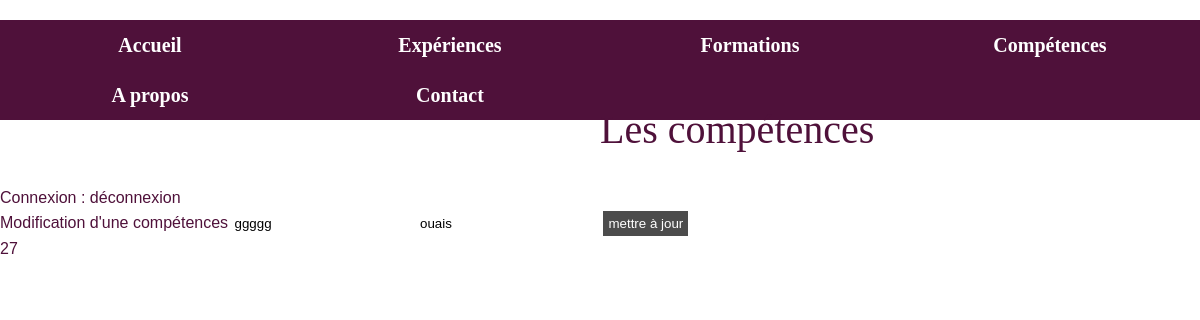
/admin/modif_competence.php?id_competence=27, run on the app's committed database.
### tables this page shows
CREATE TABLE `competence` (
  `id_competence` int(5) NOT NULL,
  `titre_c` varchar(45) NOT NULL,
  `competence` text NOT NULL,
  `id_utilisateur` int(11) NOT NULL
);

### admin/modif_competence.php (the view, shortened to what this page needs)
<?php require("../connexion/connexion.php"); ?>
<?php
 $id_competence = $_GET['id_competence'];
$sql = $pdo -> query("SELECT * FROM competence WHERE id_competence = '$id_competence'");
$ligne_competence = $sql->fetch();
?>
<!DOCTYPE html>
<html>
<head>
	<link rel="stylesheet" type="text/css" href="../css/style.css">
</head>
<body>
	<div id="contenu">
		<header>
			<?php require("../admin/admin_menu.php"); ?>
		</header>
		<h1> Les compétences</h1>
		<div id="menu">
			<h2>Connexion : déconnexion</h2>
		</div>
		<div id="contenuPrincipal">
			<div>
					<form action="competences.php" method="POST">
					<label>Modification d'une compétences</label>
						<input type="text" name="titre_c" value="<?= $ligne_competence['titre_c']; ?>" required>
						<input type="text" name="competence" value="<?= $ligne_competence['competence']; ?>" required>
						<input type="submit" value="mettre à jour">
					</form>
			</div>
				<p> <?php echo $ligne_competence['id_competence']; ?>    </p>
		</div>
	</div>
</body>
</html>

### css/style.css (style rules this page uses)
html, body, div, span, applet, object, iframe, h1, h2, h3, h4, h5, h6, p, blockquote, pre, a, abbr, acronym, address, big, cite, code, del, dfn, em, img, ins, kbd, q, s, samp, small, strike, strong, sub, sup, tt, var, b, u, i, center, dl, dt, dd, ol, ul, li, fieldset, form, label, legend, table, caption, tbody, tfoot, thead, tr, th, td, article, aside, canvas, details, embed, figure, figcaption, footer, header, hgroup, menu, nav, output, ruby, section, summary, time, mark, audio, video { margin: 0; padding: 0; border: 0; font-size: 100%; font: inherit; vertical-align: baseline; }
article, aside, details, figcaption, figure, footer, header, hgroup, menu, nav, section { display: block; }
body { line-height: 1; }
body { background-color:white; color: #4F113A; font-family: 'Ubuntu', sans-serif; }
h1 { font-size: 40px; padding-left: 20px; padding-top: 10px; margin-bottom: 40px; font-family: 'Indie Flower', cursive; }
input[type=submit] { background-color: #4C4C4C; font-family: 'Ubuntu', sans-serif; color: white; margin-top: 5px; margin-bottom: 5px; border: none; padding: 5px; }
input[type=text] { background-color: transparent; border: none; }

### data on the page
competence: titre_c "ggggg", competence "ouais", id_competence "27"
